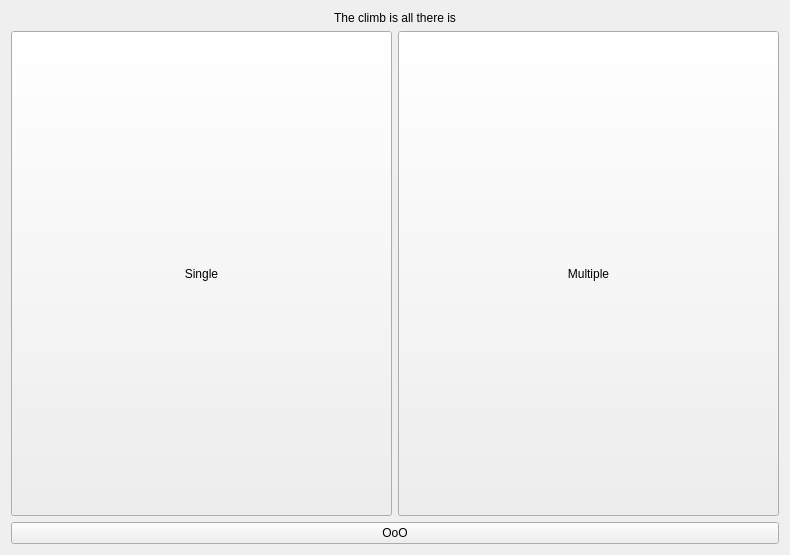
<?xml version="1.0" encoding="UTF-8"?>
<ui version="4.0">
 <class>StartWindow</class>
 <widget class="QMainWindow" name="StartWindow">
  <property name="geometry">
   <rect>
    <x>0</x>
    <y>0</y>
    <width>790</width>
    <height>555</height>
   </rect>
  </property>
  <property name="sizePolicy">
   <sizepolicy hsizetype="Preferred" vsizetype="Preferred">
    <horstretch>0</horstretch>
    <verstretch>0</verstretch>
   </sizepolicy>
  </property>
  <property name="minimumSize">
   <size>
    <width>0</width>
    <height>0</height>
   </size>
  </property>
  <property name="windowTitle">
   <string>Salient Object Detection</string>
  </property>
  <property name="windowIcon">
   <iconset>
    <normaloff>resources/image/icon.png</normaloff>resources/image/icon.png</iconset>
  </property>
  <widget class="QWidget" name="centralWidget">
   <layout class="QGridLayout" name="gridLayout_2">
    <item row="0" column="0">
     <widget class="QLabel" name="label_title">
      <property name="sizePolicy">
       <sizepolicy hsizetype="Preferred" vsizetype="Fixed">
        <horstretch>0</horstretch>
        <verstretch>0</verstretch>
       </sizepolicy>
      </property>
      <property name="text">
       <string>The climb is all there is</string>
      </property>
      <property name="alignment">
       <set>Qt::AlignCenter</set>
      </property>
     </widget>
    </item>
    <item row="1" column="0">
     <layout class="QGridLayout" name="gridLayout">
      <item row="0" column="0">
       <widget class="QPushButton" name="button_single">
        <property name="sizePolicy">
         <sizepolicy hsizetype="Expanding" vsizetype="Expanding">
          <horstretch>0</horstretch>
          <verstretch>0</verstretch>
         </sizepolicy>
        </property>
        <property name="text">
         <string>Single</string>
        </property>
       </widget>
      </item>
      <item row="0" column="1">
       <widget class="QPushButton" name="button_multiple">
        <property name="sizePolicy">
         <sizepolicy hsizetype="Expanding" vsizetype="Expanding">
          <horstretch>0</horstretch>
          <verstretch>0</verstretch>
         </sizepolicy>
        </property>
        <property name="text">
         <string>Multiple</string>
        </property>
       </widget>
      </item>
     </layout>
    </item>
    <item row="2" column="0">
     <widget class="QPushButton" name="button_dmeo">
      <property name="text">
       <string>OoO</string>
      </property>
     </widget>
    </item>
   </layout>
  </widget>
 </widget>
 <layoutdefault spacing="6" margin="11"/>
 <resources/>
 <connections/>
</ui>
